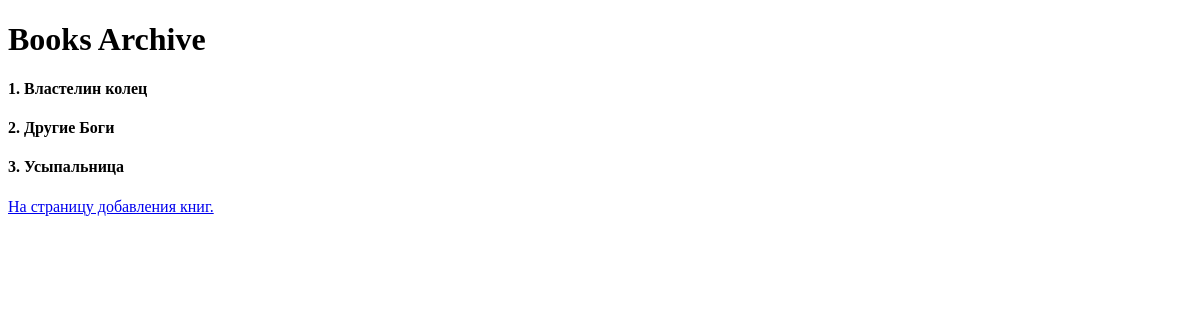
The app's page /library/book_archive, older data.
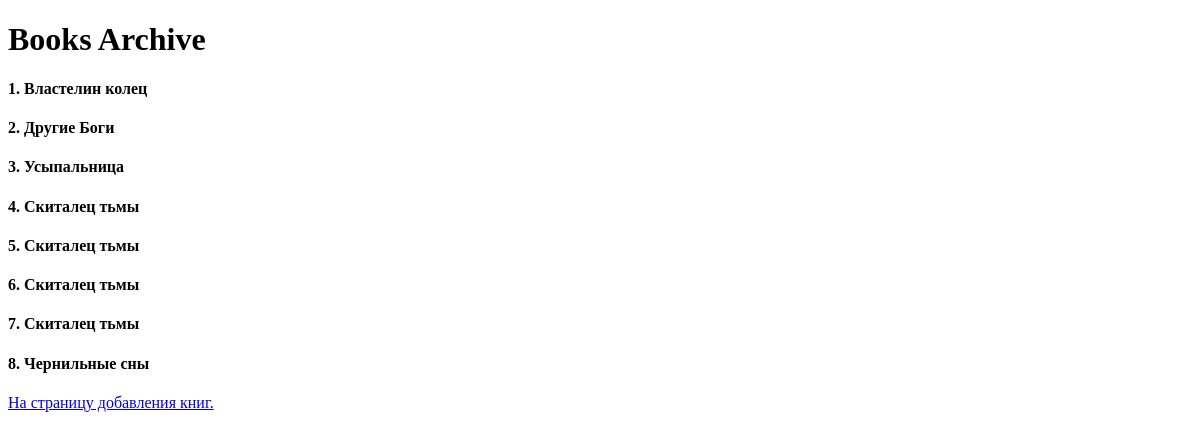
The same page, newer data.
### mysite/library/models.py (models this page shows)
class Book(models.Model):
    id = models.IntegerField(primary_key=True, null=False)
    title = models.CharField(max_length=55, null=False)
    author = models.CharField(max_length=55, null=True)

### mysite/library/views.py (the view)
# urls.py: path('book_archive', views.book_archive, name="book_archive"),
def book_archive(request):
    Book.objects
    books = Book.objects.all()
    context = {"Books": books}
    return render(request, "books_archive.html", context=context)

### mysite/library/templates/books_archive.html
<!DOCTYPE html>
<html lang="en">
<head>
    <h1>Books Archive</h1>
</head>
<body>
    {% for book in Books %}
        <h4>{{book.id}}. {{book.title}} </h4>
    {% endfor %}
    <a href="{% url 'load_add_book_form' %}">На страницу добавления книг.</a>
</body>
</html>

Row changes from the older to the newer data that the page shows:
added Book: id "4", title "Скиталец тьмы"
added Book: id "5", title "Скиталец тьмы"
added Book: id "6", title "Скиталец тьмы"
added Book: id "7", title "Скиталец тьмы"
added Book: id "8", title "Чернильные сны"
